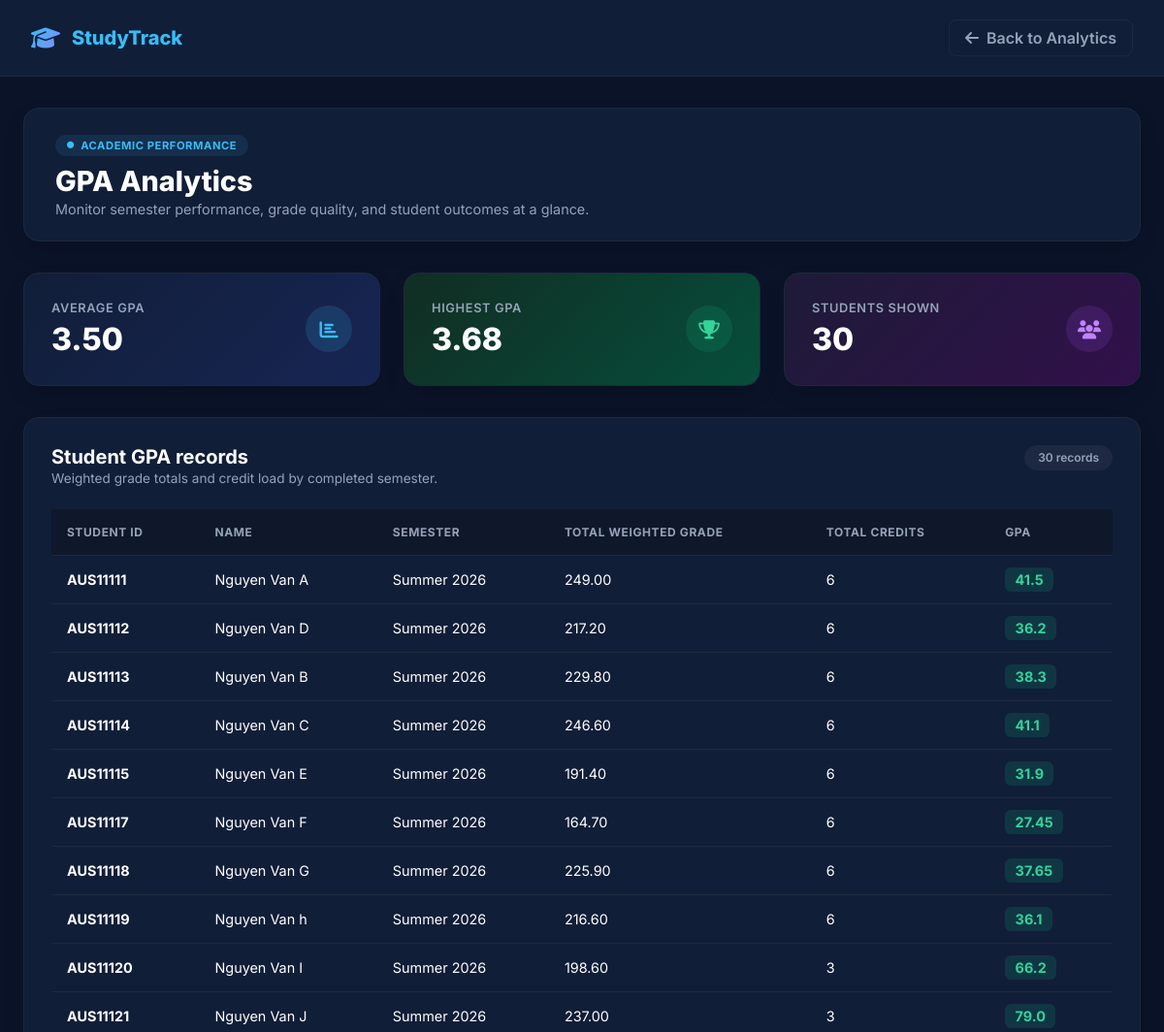
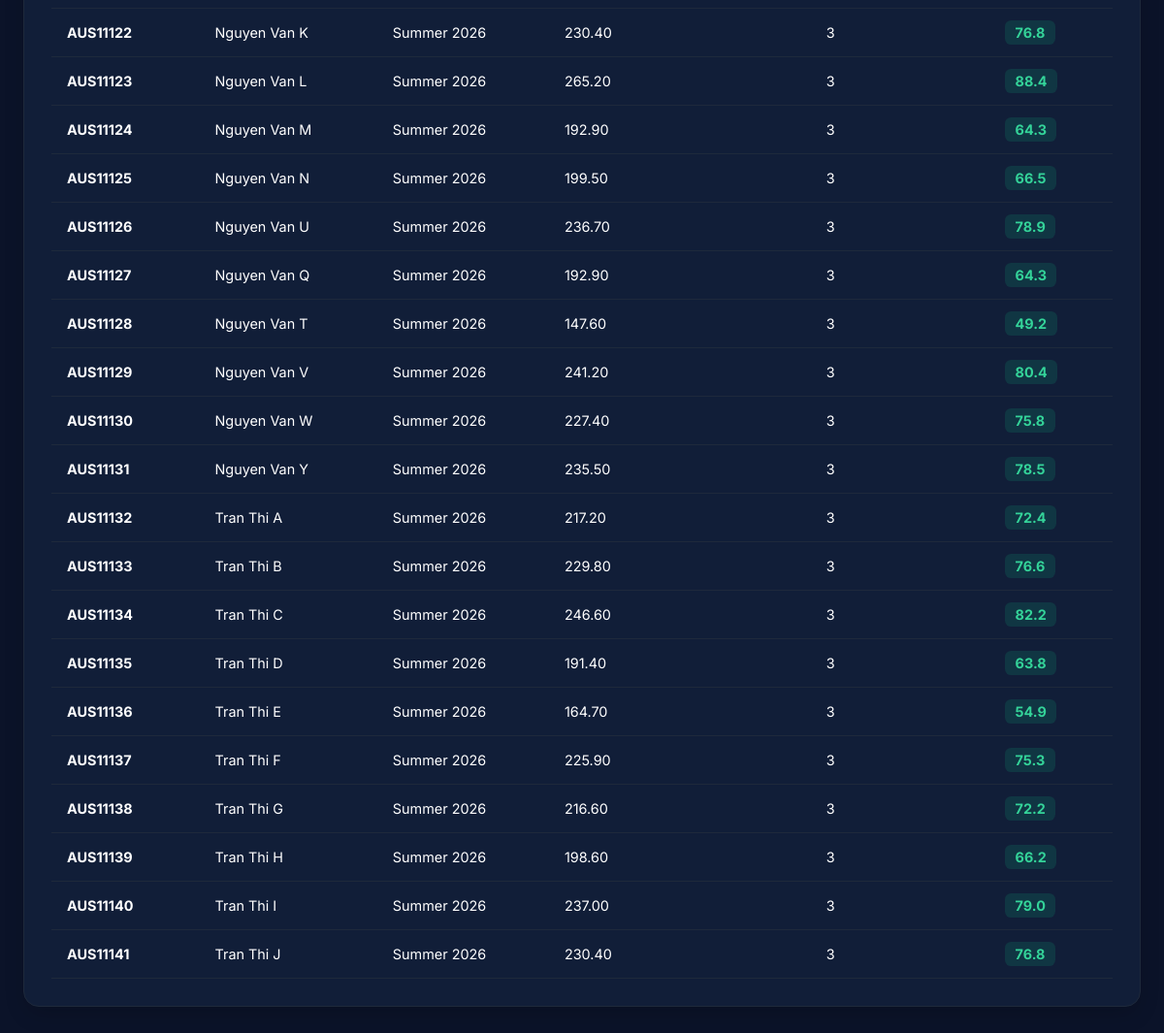
/pdanalytics/gpa (signed in), run on the app's committed database (2 pictures, top to bottom).
### tables this page shows
CREATE TABLE grades(
    grade_id INTEGER PRIMARY KEY AUTOINCREMENT,

    student_id TEXT,
    course_id TEXT,

    assignment REAL,
    midterm REAL,
    final REAL,

    final_grade REAL,

    FOREIGN KEY(student_id)
        REFERENCES students(student_id),

    FOREIGN KEY(course_id)
        REFERENCES courses(course_id)
    UNIQUE(student_id, course_id)
);

CREATE TABLE students(
        student_id TEXT PRIMARY KEY,
        name TEXT,
        email TEXT,
        major TEXT
    );

CREATE TABLE courses(
        course_id TEXT PRIMARY KEY,
        course_name TEXT,
        credits INTEGER,
        semester TEXT,
        sessions INTEGER
    );

### admin.py (the view)
@admin_bp.route("/pdanalytics/gpa")
@login_required
@admin_required
def analytics_gpa():
    df = calculate_gpa()
    gpa_data = df.to_dict(orient="records")
    return render_template("admin_page/gpa.html", gpa_data=gpa_data)

### decorator.py (called while the page is built)
def login_required(f):
    @wraps(f)
    def wrapper(*args,**kwargs):
        if "username" not in session:
            return redirect(
                url_for("auth.login")
            )
        return f(*args,**kwargs)
    return wrapper

def admin_required(f):
    @wraps(f)
    def wrapper(*args, **kwargs):
        if session.get("role") != "admin":
            return redirect(url_for("auth.login"))
        return f(*args, **kwargs)
    return wrapper

### pd_analytics.py (called while the page is built)
def get_grade_data():
    conn = sqlite3.connect(DB_NAME)
    query = """
    SELECT

        s.student_id,
        s.name,

        c.course_id,
        c.course_name,
        c.credits,
        c.semester,

        g.final_grade

    FROM grades g

    JOIN students s
        ON g.student_id = s.student_id

    JOIN courses c
        ON g.course_id = c.course_id
    """
    df = pd.read_sql_query(query, conn)
    conn.close()
    return df

def calculate_gpa():
    df = get_grade_data()
    df["weighted_grade"] = (
        df["final_grade"]
        * df["credits"]
    )
    gpa_df = (
        df.groupby(
            [
                "student_id",
                "name",
                "semester"
            ]
        )
        .agg(
            total_weighted_grade=
            ("weighted_grade", "sum"),
            total_credits=
            ("credits", "sum")
        )
        .reset_index()
    )
    gpa_df["gpa"] = (
        gpa_df["total_weighted_grade"]
        /
        gpa_df["total_credits"]
    )
    gpa_df["gpa"] = gpa_df["gpa"].round(2)
    return gpa_df

### templates/admin_page/gpa.html (shortened to what this page needs)
<!DOCTYPE html>
<html lang="en">
<head>
    <link rel="stylesheet" href="https://cdnjs.cloudflare.com/ajax/libs/font-awesome/6.4.0/css/all.min.css">
    <link rel="stylesheet" href="{{ url_for('static', filename='css/admin_page/gpa.css') }}">
</head>
<body>
    <header class="navbar">
        <a href="/admin" class="nav-brand">
            <i class="fa-solid fa-graduation-cap logo-icon"></i>
            <span>StudyTrack</span>
        </a>
        <a href="/pdanalytics" class="back-btn">
            <i class="fa-solid fa-arrow-left"></i> Back to Analytics
        </a>
    </header>
    <div class="container">
        <div class="dashboard-top-header">
            <div>
                <span class="badge-tag"><i class="fa-solid fa-circle"></i> Academic Performance</span>
                <h1 class="page-title">GPA Analytics</h1>
                <p class="page-subtitle">Monitor semester performance, grade quality, and student outcomes at a glance.
                </p>
            </div>
        </div>
        <div class="summary-grid">
            <div class="summary-card card-dark-blue">
                <div class="summary-info">
                    <span class="summary-label">Average GPA</span>
                    <h2 class="summary-value">3.50</h2>
                </div>
                <div class="summary-icon blue-glow">
                    <i class="fa-solid fa-chart-bar"></i>
                </div>
            </div>
            <div class="summary-card card-dark-green">
                <div class="summary-info">
                    <span class="summary-label">Highest GPA</span>
                    <h2 class="summary-value">3.68</h2>
                </div>
                <div class="summary-icon green-glow">
                    <i class="fa-solid fa-trophy"></i>
                </div>
            </div>
            <div class="summary-card card-dark-purple">
                <div class="summary-info">
                    <span class="summary-label">Students shown</span>
                    <h2 class="summary-value">{{ gpa_data|length }}</h2>
                </div>
                <div class="summary-icon purple-glow">
                    <i class="fa-solid fa-users"></i>
                </div>
            </div>
        </div>
        <div class="card-panel card-dark-container">
            <div class="panel-header-flex">
                <div>
                    <h2 class="panel-title text-white">Student GPA records</h2>
                    <p class="panel-subtitle-small">Weighted grade totals and credit load by completed semester.</p>
                </div>
                <span class="badge-pill">{{ gpa_data|length }} records</span>
            </div>
            <div class="table-responsive">
                <table>
                    <thead>
                        <tr>
                            <th>Student ID</th>
                            <th>Name</th>
                            <th>Semester</th>
                            <th>Total Weighted Grade</th>
                            <th>Total Credits</th>
                            <th>GPA</th>
                        </tr>
                    </thead>
                    <tbody>
                        {% for row in gpa_data %}
                        <tr>
                            <td><b>{{ row.student_id }}</b></td>
                            <td>{{ row.name }}</td>
                            <td>{{ row.semester }}</td>
                            <td>{{ "%.2f"|format(row.total_weighted_grade) }}</td>
                            <td>{{ row.total_credits }}</td>
                            <td>
                                <span class="gpa-badge">{{ row.gpa }}</span>
                            </td>
                        </tr>
                        {% else %}
                        <tr>
                            <td colspan="6" class="empty-state">
                                No GPA records available.
                            </td>
                        </tr>
                        {% endfor %}
                    </tbody>
                </table>
            </div>
        </div>
    </div>
</body>
</html>

### static/css/admin_page/gpa.css (style rules this page uses)
:root { --bg-main: #0b1329; --card-dark-bg: #111e38; --card-dark-alt: #112d23; --card-dark-purple: #1e1b38; --border-dark: #1e293b; --text-main: #ffffff; --text-muted: #94a3b8; --accent-gold: #fbbf24; --accent-blue: #38bdf8; --shadow: 0 10px 25px -5px rgba(0, 0, 0, 0.2); }
* { box-sizing: border-box; margin: 0; padding: 0; font-family: 'Inter', sans-serif; }
body { background-color: var(--bg-main); color: var(--text-main); min-height: 100vh; }
.navbar { display: flex; justify-content: space-between; align-items: center; padding: 20px 32px; background: var(--card-dark-bg); border-bottom: 1px solid var(--border-dark); }
.nav-brand { display: flex; align-items: center; gap: 0.75rem; text-decoration: none; color: #38bdf8; font-weight: 800; font-size: 1.25rem; }
.logo-icon { font-size: 1.5rem; background: linear-gradient(135deg, #38bdf8, #818cf8); -webkit-background-clip: text; background-clip: text; -webkit-text-fill-color: transparent; }
.back-btn { display: flex; align-items: center; gap: 0.5rem; text-decoration: none; color: var(--text-muted); font-weight: 600; padding: 0.5rem 1rem; border-radius: 0.5rem; border: 1px solid var(--border-dark); transition: all 0.2s; }
.container { max-width: 1200px; margin: 2rem auto; padding: 0 1.5rem; }
.dashboard-top-header { display: flex; justify-content: space-between; align-items: flex-start; margin-bottom: 2rem; background: var(--card-dark-bg); padding: 1.5rem 2rem; border-radius: 1rem; border: 1px solid var(--border-dark); box-shadow: var(--shadow); }
.badge-tag { display: inline-flex; align-items: center; gap: 0.4rem; font-size: 0.7rem; font-weight: 700; text-transform: uppercase; color: #38bdf8; background-color: rgba(56, 189, 248, 0.1); padding: 0.25rem 0.75rem; border-radius: 2rem; margin-bottom: 0.5rem; letter-spacing: 0.05em; }
.badge-tag i { font-size: 0.45rem; }
.page-title { font-size: 1.8rem; font-weight: 800; color: #ffffff; margin-bottom: 0.2rem; }
.page-subtitle { font-size: 0.9rem; color: var(--text-muted); }
.summary-grid { display: grid; grid-template-columns: repeat(auto-fit, minmax(280px, 1fr)); gap: 1.5rem; margin-bottom: 2rem; }
.summary-card { border-radius: 1rem; padding: 1.75rem; border: 1px solid var(--border-dark); box-shadow: var(--shadow); display: flex; justify-content: space-between; align-items: center; }
.card-dark-blue { background: linear-gradient(135deg, #111e38, #172554); }
.card-dark-green { background: linear-gradient(135deg, #112d23, #064e3b); }
.card-dark-purple { background: linear-gradient(135deg, #1e1b38, #31104a); }
.summary-label { font-size: 0.8rem; font-weight: 600; color: var(--text-muted); display: block; margin-bottom: 0.3rem; text-transform: uppercase; letter-spacing: 0.05em; }
.summary-value { font-size: 2rem; font-weight: 800; color: #ffffff; }
.summary-icon { width: 48px; height: 48px; border-radius: 50%; display: flex; align-items: center; justify-content: center; font-size: 1.2rem; }
.blue-glow { background-color: rgba(56, 189, 248, 0.15); color: #38bdf8; }
.green-glow { background-color: rgba(16, 185, 129, 0.15); color: #34d399; }
.purple-glow { background-color: rgba(168, 85, 247, 0.15); color: #c084fc; }
.card-dark-container { background: var(--card-dark-bg); border: 1px solid var(--border-dark); border-radius: 1rem; padding: 1.75rem; box-shadow: var(--shadow); }
.panel-header-flex { display: flex; justify-content: space-between; align-items: flex-start; margin-bottom: 1.5rem; }
.panel-title { font-size: 1.25rem; font-weight: 700; color: #ffffff; }
.panel-subtitle-small { font-size: 0.85rem; color: var(--text-muted); margin-top: 0.15rem; }
.badge-pill { background-color: rgba(255, 255, 255, 0.05); border: 1px solid var(--border-dark); padding: 0.3rem 0.8rem; border-radius: 2rem; font-size: 0.75rem; font-weight: 600; color: var(--text-muted); }
.table-responsive { overflow-x: auto; }
table { width: 100%; border-collapse: collapse; text-align: left; }
th, td { padding: 1rem; border-bottom: 1px solid var(--border-dark); font-size: 0.9rem; }
th { background-color: #0f172a; color: var(--text-muted); font-weight: 700; font-size: 0.75rem; text-transform: uppercase; letter-spacing: 0.05em; }
.gpa-badge { background-color: rgba(16, 185, 129, 0.15); color: #34d399; padding: 0.25rem 0.65rem; border-radius: 0.4rem; font-weight: 700; }

### data on the page
grades: student_id "AUS11111", name "Nguyen Van A", semester "Summer 2026", total_weighted_grade "249.00", total_credits "6", gpa "41.5"
students: student_id "AUS11112", name "Nguyen Van D"
courses: semester "Summer 2026" "Summer 2026" "Summer 2026" "Summer 2026" "Summer 2026" "Summer 2026" "Summer 2026" "Summer 2026" "Summer 2026" "Summer 2026" "Summer 2026" "Summer 2026" "Summer 2026" "Summer 2026" "Summer 2026" "Summer 2026" "Summer 2026" "Summer 2026" "Summer 2026" "Summer 2026" "Summer 2026" "Summer 2026" "Summer 2026" "Summer 2026" "Summer 2026" "Summer 2026" "Summer 2026" "Summer 2026" "Summer 2026"
students: student_id "AUS11113", name "Nguyen Van B"
students: student_id "AUS11114", name "Nguyen Van C"
students: student_id "AUS11115", name "Nguyen Van E"
students: student_id "AUS11117", name "Nguyen Van F"
students: student_id "AUS11118", name "Nguyen Van G"
students: student_id "AUS11119", name "Nguyen Van h"
students: student_id "AUS11120", name "Nguyen Van I"
students: student_id "AUS11121", name "Nguyen Van J"
students: student_id "AUS11122", name "Nguyen Van K"
students: student_id "AUS11123", name "Nguyen Van L"
students: student_id "AUS11124", name "Nguyen Van M"
students: student_id "AUS11125", name "Nguyen Van N"
students: student_id "AUS11126", name "Nguyen Van U"
students: student_id "AUS11127", name "Nguyen Van Q"
students: student_id "AUS11128", name "Nguyen Van T"
students: student_id "AUS11129", name "Nguyen Van V"
students: student_id "AUS11130", name "Nguyen Van W"
students: student_id "AUS11131", name "Nguyen Van Y"
students: student_id "AUS11132", name "Tran Thi A"
students: student_id "AUS11133", name "Tran Thi B"
students: student_id "AUS11134", name "Tran Thi C"
students: student_id "AUS11135", name "Tran Thi D"
students: student_id "AUS11136", name "Tran Thi E"
students: student_id "AUS11137", name "Tran Thi F"
students: student_id "AUS11138", name "Tran Thi G"
students: student_id "AUS11139", name "Tran Thi H"
students: student_id "AUS11140", name "Tran Thi I"
students: student_id "AUS11141", name "Tran Thi J"

### other printed values
{{ gpa_data|length }} "30"
{{ "%.2f"|format(row.total_weighted_grade) }} "217.20" "229.80" "246.60" "191.40" "164.70" "225.90" "216.60" "198.60" "237.00" "230.40" "265.20" "192.90" "199.50" "236.70" "192.90" "147.60" "241.20" "227.40" "235.50" "217.20" "229.80" "246.60" "191.40" "164.70" "225.90" "216.60" "198.60" "237.00" "230.40"
{{ row.total_credits }} "6" "6" "6" "6" "6" "6" "6" "3" "3" "3" "3" "3" "3" "3" "3" "3" "3" "3" "3" "3" "3" "3" "3" "3" "3" "3" "3" "3" "3"
{{ row.gpa }} "36.2" "38.3" "41.1" "31.9" "27.45" "37.65" "36.1" "66.2" "79.0" "76.8" "88.4" "64.3" "66.5" "78.9" "64.3" "49.2" "80.4" "75.8" "78.5" "72.4" "76.6" "82.2" "63.8" "54.9" "75.3" "72.2" "66.2" "79.0" "76.8"
